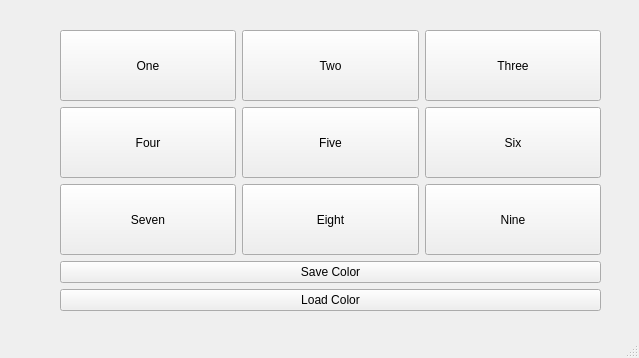
<?xml version="1.0" encoding="UTF-8"?>
<ui version="4.0">
 <class>MainWindow</class>
 <widget class="QMainWindow" name="MainWindow">
  <property name="geometry">
   <rect>
    <x>0</x>
    <y>0</y>
    <width>639</width>
    <height>358</height>
   </rect>
  </property>
  <property name="sizePolicy">
   <sizepolicy hsizetype="Minimum" vsizetype="Expanding">
    <horstretch>0</horstretch>
    <verstretch>0</verstretch>
   </sizepolicy>
  </property>
  <property name="sizeIncrement">
   <size>
    <width>6</width>
    <height>4</height>
   </size>
  </property>
  <property name="windowTitle">
   <string>MainWindow</string>
  </property>
  <widget class="QWidget" name="centralwidget">
   <widget class="QWidget" name="">
    <property name="geometry">
     <rect>
      <x>60</x>
      <y>30</y>
      <width>541</width>
      <height>281</height>
     </rect>
    </property>
    <layout class="QVBoxLayout" name="verticalLayout">
     <item>
      <layout class="QGridLayout" name="gridLayout">
       <item row="0" column="0">
        <widget class="QPushButton" name="Button_1">
         <property name="sizePolicy">
          <sizepolicy hsizetype="Minimum" vsizetype="Expanding">
           <horstretch>0</horstretch>
           <verstretch>0</verstretch>
          </sizepolicy>
         </property>
         <property name="text">
          <string>One</string>
         </property>
        </widget>
       </item>
       <item row="0" column="1">
        <widget class="QPushButton" name="Button_2">
         <property name="sizePolicy">
          <sizepolicy hsizetype="Minimum" vsizetype="Expanding">
           <horstretch>0</horstretch>
           <verstretch>0</verstretch>
          </sizepolicy>
         </property>
         <property name="text">
          <string>Two</string>
         </property>
        </widget>
       </item>
       <item row="0" column="2">
        <widget class="QPushButton" name="Button_3">
         <property name="sizePolicy">
          <sizepolicy hsizetype="Minimum" vsizetype="Expanding">
           <horstretch>0</horstretch>
           <verstretch>0</verstretch>
          </sizepolicy>
         </property>
         <property name="text">
          <string>Three</string>
         </property>
        </widget>
       </item>
       <item row="1" column="0">
        <widget class="QPushButton" name="Button_4">
         <property name="sizePolicy">
          <sizepolicy hsizetype="Minimum" vsizetype="Expanding">
           <horstretch>0</horstretch>
           <verstretch>0</verstretch>
          </sizepolicy>
         </property>
         <property name="text">
          <string>Four</string>
         </property>
        </widget>
       </item>
       <item row="1" column="1">
        <widget class="QPushButton" name="Button_5">
         <property name="sizePolicy">
          <sizepolicy hsizetype="Minimum" vsizetype="Expanding">
           <horstretch>0</horstretch>
           <verstretch>0</verstretch>
          </sizepolicy>
         </property>
         <property name="text">
          <string>Five</string>
         </property>
        </widget>
       </item>
       <item row="1" column="2">
        <widget class="QPushButton" name="Button_6">
         <property name="sizePolicy">
          <sizepolicy hsizetype="Minimum" vsizetype="Expanding">
           <horstretch>0</horstretch>
           <verstretch>0</verstretch>
          </sizepolicy>
         </property>
         <property name="text">
          <string>Six</string>
         </property>
        </widget>
       </item>
       <item row="2" column="0">
        <widget class="QPushButton" name="Button_7">
         <property name="sizePolicy">
          <sizepolicy hsizetype="Minimum" vsizetype="Expanding">
           <horstretch>0</horstretch>
           <verstretch>0</verstretch>
          </sizepolicy>
         </property>
         <property name="text">
          <string>Seven</string>
         </property>
        </widget>
       </item>
       <item row="2" column="1">
        <widget class="QPushButton" name="Button_8">
         <property name="sizePolicy">
          <sizepolicy hsizetype="Minimum" vsizetype="Expanding">
           <horstretch>0</horstretch>
           <verstretch>0</verstretch>
          </sizepolicy>
         </property>
         <property name="text">
          <string>Eight</string>
         </property>
        </widget>
       </item>
       <item row="2" column="2">
        <widget class="QPushButton" name="Button_9">
         <property name="sizePolicy">
          <sizepolicy hsizetype="Minimum" vsizetype="Expanding">
           <horstretch>0</horstretch>
           <verstretch>0</verstretch>
          </sizepolicy>
         </property>
         <property name="text">
          <string>Nine</string>
         </property>
        </widget>
       </item>
      </layout>
     </item>
     <item>
      <widget class="QPushButton" name="saveColor">
       <property name="text">
        <string>Save Color</string>
       </property>
      </widget>
     </item>
     <item>
      <widget class="QPushButton" name="loadColor">
       <property name="text">
        <string>Load Color</string>
       </property>
      </widget>
     </item>
    </layout>
   </widget>
  </widget>
  <widget class="QMenuBar" name="menubar">
   <property name="geometry">
    <rect>
     <x>0</x>
     <y>0</y>
     <width>639</width>
     <height>21</height>
    </rect>
   </property>
  </widget>
  <widget class="QStatusBar" name="statusbar"/>
 </widget>
 <resources/>
 <connections/>
</ui>
